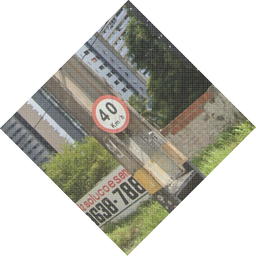
#> input picture dataset/circle/c0004_2.png, 256 x 256 px, shrunk from 709 x 709 before the run, found by its file name; its folder holds only this picture in this run
$ python main.py
#> lines starting #> are read from the running program, lines starting #| are printed output that depends on the picture
#> further down, image is the input picture: PIL image 256x256 RGB; mean R, G, B 192.2, 191.3, 183
### data_argumentation.py
from PIL import Image
import math
import numpy as np

def grey_scale(image):
  assert isinstance(image, Image.Image)

  image_arr = np.array(image)
  image_arr[:,:,1] = image_arr[:,:,0]
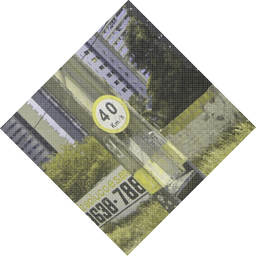
#> image_arr: shape (256, 256, 3); mean R, G, B 192.2, 192.2, 183
  image_arr[:,:,2] = image_arr[:,:,0]
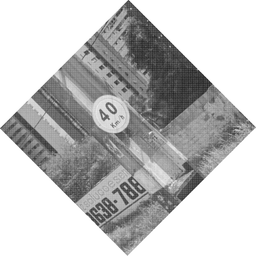
#> image_arr: shape (256, 256, 3); min 36, max 255, mean 192.2

  return image_arr

def flip(image, **kwargs):
  assert isinstance(image, Image.Image)

  image_arr = np.array(image)

  if 'horizontal' in kwargs and kwargs['horizontal']:
    image_arr = image_arr[:,::-1]
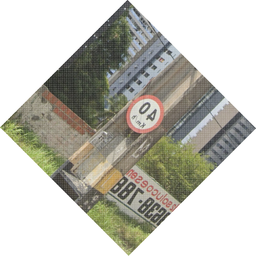
#> image_arr: shape (256, 256, 3); mean R, G, B 192.2, 191.3, 183

  if 'vertical' in kwargs and kwargs['vertical']:
    image_arr = image_arr[::-1,:]

  return image_arr

def end_position_point(angle, i,j, move_i0, move_j0):
  end_i = int((i)*math.cos(math.radians(angle)) - (j)*math.sin(math.radians(angle))) + move_i0
  end_j = int((i)*math.sin(math.radians(angle)) + (j)*math.cos(math.radians(angle))) + move_j0

  return (end_i, end_j)

def move_points(angle, img_height, img_width):
  i = []
  j = []

  end_i, end_j = end_position_point(angle, 0, img_width - 1, 0, 0)

  i.append(end_i)
  j.append(end_j)

  end_i, end_j = end_position_point(angle, img_height - 1, 0, 0, 0)

  i.append(end_i)
  j.append(end_j)

  end_i, end_j = end_position_point(angle, img_height - 1, img_width - 1, 0, 0)

  i.append(end_i)
  j.append(end_j)

  i = list(filter(lambda x: x < 0, i))
  j = list(filter(lambda x: x < 0, j))

  i = list(map(lambda x: abs(x), i))
  j = list(map(lambda x: abs(x), j))

  if len(i) == 0:
    i.append(0)

  if len(j) == 0:
    j.append(0)

  return (max(i), max(j))

def rotation(angle, image, height, width):
#> called with angle = 45, height = 256, width = 256
  image_arr = np.array(image)
  move_i0, move_j0 = move_points(angle, height, width)

  max_dimension = int(np.sqrt(width**2 + height**2))
  rotated_image = np.full((max_dimension, max_dimension, 3), 255)

  for i in range(height):
    for j in range(width):
      end_i, end_j = end_position_point(angle, i, j, move_i0, move_j0)

      rotated_image[end_i][end_j] = image_arr[i][j]
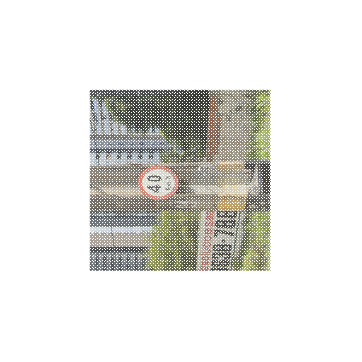
#> rotated_image: shape (362, 362, 3) int64; mean R, G, B 229.1, 228.7, 225.3

  return rotated_image

def negative(image):
  width, height = image.size
#> width = 256; height = 256
  image_arr = np.array(image)

  for i in range(height):
    for j in range(width):
      for k in range(3):
        image_arr[i][j][k] = max(0,255 - image_arr[i][j][k])
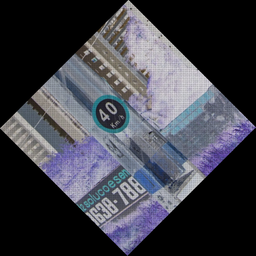
#> image_arr: shape (256, 256, 3); mean R, G, B 62.8, 63.7, 72

  return image_arr

### main.py
from PIL import Image
import numpy as np
import os
import data_argumentation

folders = ['circle', 'octagon', 'rectangle', 'rhombus', 'triangle']
os.chdir(os.path.join(os.getcwd(), "dataset"))

for folder in folders:
    os.chdir(os.path.join(os.getcwd(),f'{folder}'))
    path = os.getcwd()

    files = os.listdir(path)

    for file in files:
#> (the run stopped early here; a loop or call above may not have finished)
